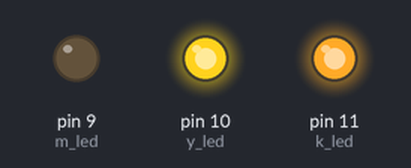
A sketch run on a simulated Arduino Uno, built with avr-gcc and run on an emulated ATmega328P. Shown: output pins drawn as LEDs (lit = HIGH).

Above: at 0.1 s.
Timing chart, 0 to 1.6 s (numbered marks = the images above):
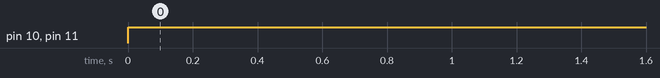

The sketch:

rgbled.ino
```cpp
#define k_led 11
#define y_led 10
#define m_led 9

void setup() {
  pinMode(k_led,OUTPUT);
  pinMode(y_led,OUTPUT);
  pinMode(m_led,OUTPUT);
}

void loop() {
  //mavi yanar sebebi ise (r,g,b) = (255,255,0) tam tersi çalışır (0,0,255) de mavidir. devre bu şekildeyken ters mantıkla çalışır.

  digitalWrite(k_led,255-0);
  digitalWrite(y_led,255-0);
  digitalWrite(m_led,255-255);

}
```

Measured:
- by itself, pin 10 (y_led), pin 11 (k_led): LOW → HIGH at 0.00 s
